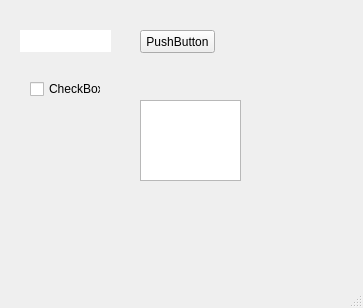
<?xml version="1.0" encoding="UTF-8"?>
<ui version="4.0">
 <class>MainWindow</class>
 <widget class="QMainWindow" name="MainWindow">
  <property name="geometry">
   <rect>
    <x>0</x>
    <y>0</y>
    <width>363</width>
    <height>308</height>
   </rect>
  </property>
  <property name="windowTitle">
   <string>MainWindow</string>
  </property>
  <widget class="QWidget" name="centralwidget">
   <widget class="QPushButton" name="button1">
    <property name="geometry">
     <rect>
      <x>140</x>
      <y>30</y>
      <width>75</width>
      <height>23</height>
     </rect>
    </property>
    <property name="text">
     <string>PushButton</string>
    </property>
   </widget>
   <widget class="QTextBrowser" name="txtout">
    <property name="geometry">
     <rect>
      <x>20</x>
      <y>30</y>
      <width>91</width>
      <height>22</height>
     </rect>
    </property>
    <property name="sizePolicy">
     <sizepolicy hsizetype="Fixed" vsizetype="Fixed">
      <horstretch>0</horstretch>
      <verstretch>0</verstretch>
     </sizepolicy>
    </property>
    <property name="minimumSize">
     <size>
      <width>40</width>
      <height>22</height>
     </size>
    </property>
    <property name="font">
     <font>
      <weight>50</weight>
      <bold>false</bold>
     </font>
    </property>
    <property name="acceptDrops">
     <bool>false</bool>
    </property>
    <property name="frameShape">
     <enum>QFrame::NoFrame</enum>
    </property>
    <property name="frameShadow">
     <enum>QFrame::Plain</enum>
    </property>
    <property name="html">
     <string>&lt;!DOCTYPE HTML PUBLIC &quot;-//W3C//DTD HTML 4.0//EN&quot; &quot;http://www.w3.org/TR/REC-html40/strict.dtd&quot;&gt;
&lt;html&gt;&lt;head&gt;&lt;meta name=&quot;qrichtext&quot; content=&quot;1&quot; /&gt;&lt;style type=&quot;text/css&quot;&gt;
p, li { white-space: pre-wrap; }
&lt;/style&gt;&lt;/head&gt;&lt;body style=&quot; font-family:'MS Shell Dlg 2'; font-size:8.25pt; font-weight:400; font-style:normal;&quot;&gt;
&lt;p style=&quot;-qt-paragraph-type:empty; margin-top:0px; margin-bottom:0px; margin-left:0px; margin-right:0px; -qt-block-indent:0; text-indent:0px; font-family:'Tahoma'; font-size:8pt;&quot;&gt;&lt;br /&gt;&lt;/p&gt;&lt;/body&gt;&lt;/html&gt;</string>
    </property>
   </widget>
   <widget class="QCheckBox" name="postdoc">
    <property name="geometry">
     <rect>
      <x>30</x>
      <y>80</y>
      <width>71</width>
      <height>18</height>
     </rect>
    </property>
    <property name="text">
     <string>CheckBox</string>
    </property>
   </widget>
   <widget class="QListView" name="listView">
    <property name="geometry">
     <rect>
      <x>140</x>
      <y>100</y>
      <width>101</width>
      <height>81</height>
     </rect>
    </property>
   </widget>
  </widget>
  <widget class="QMenuBar" name="menubar">
   <property name="geometry">
    <rect>
     <x>0</x>
     <y>0</y>
     <width>363</width>
     <height>18</height>
    </rect>
   </property>
  </widget>
  <widget class="QStatusBar" name="statusbar"/>
 </widget>
 <resources/>
 <connections/>
</ui>
